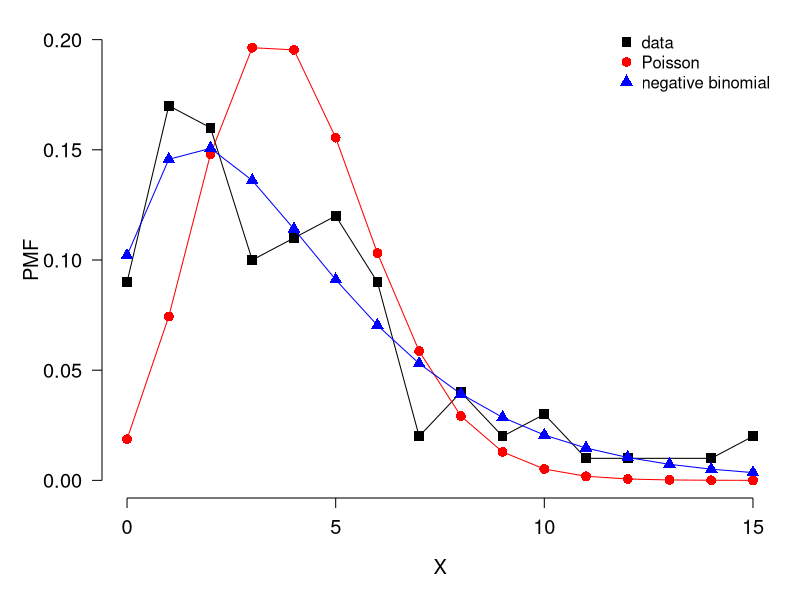
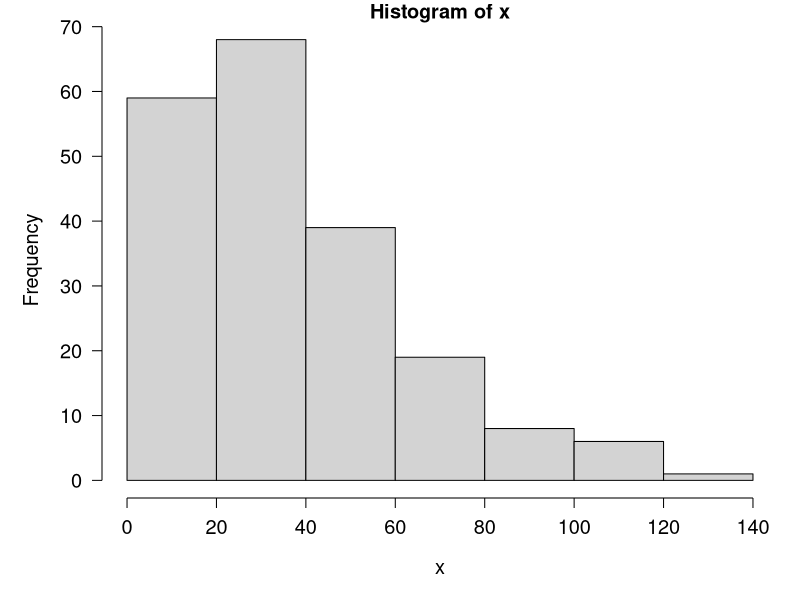
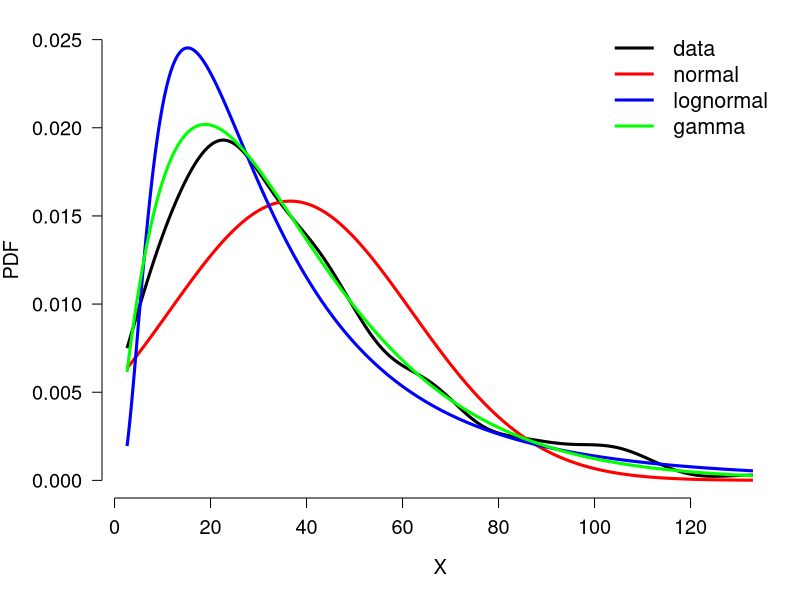
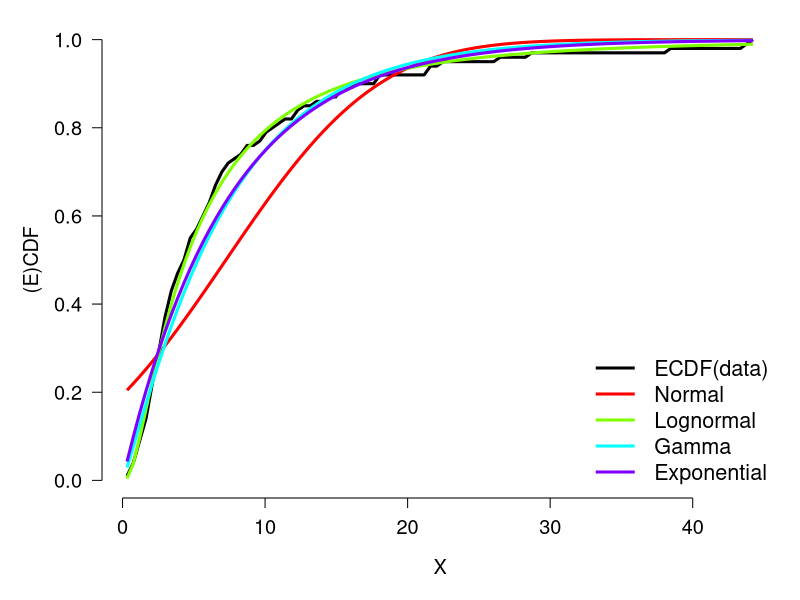
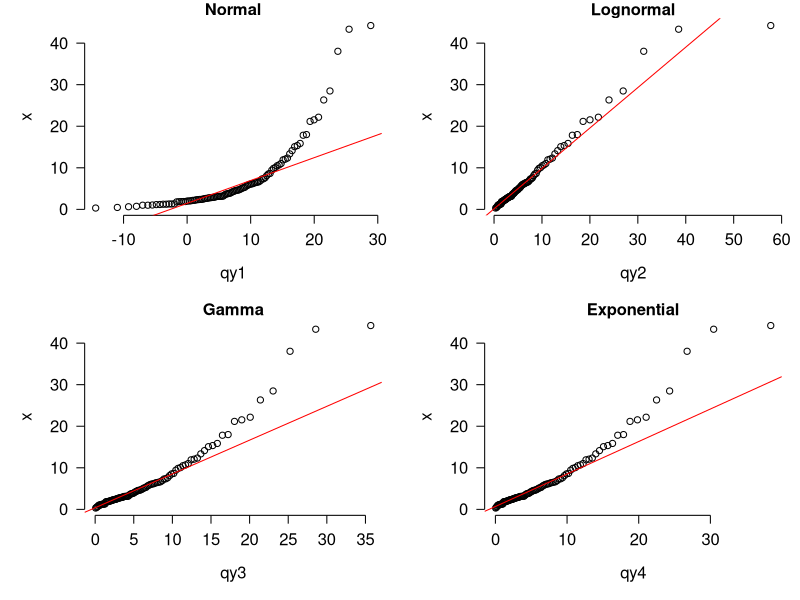
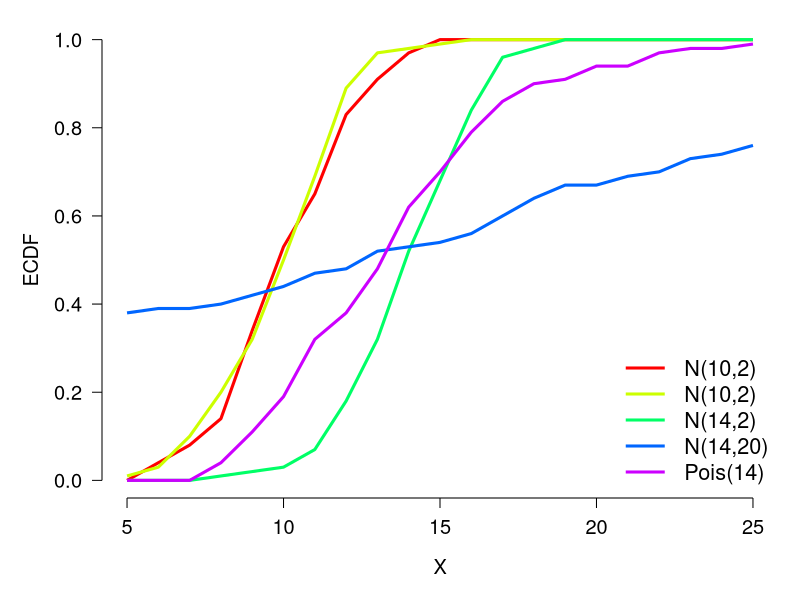
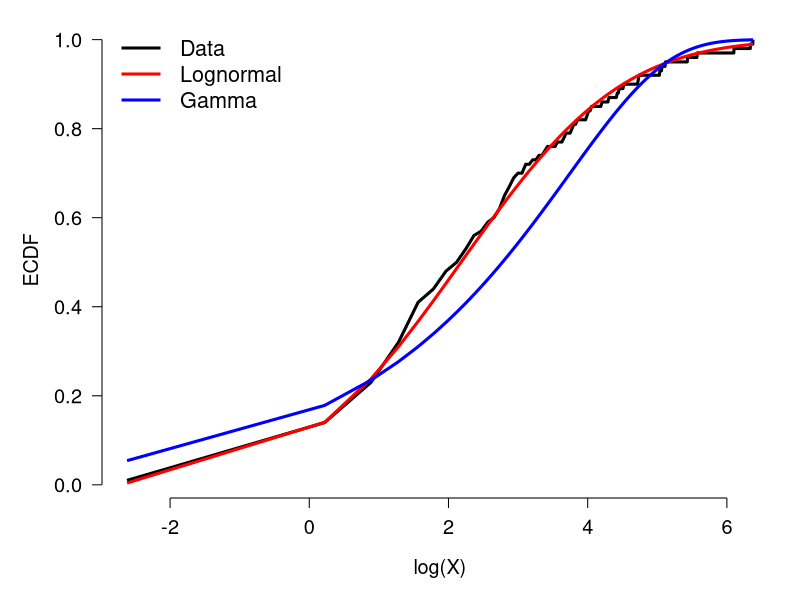

Write the R code that produced these figures, in order.
## ---- chunk 1
library(MASS)

set.seed(123)
n <- 50

# estimate parameters of a normal
x1 <- rnorm(n, 12, 2)
fitdistr(x1, "normal")
## ---- chunk 2
# estimate parameters of a poisson
x2 <- rpois(n, 8)
fitdistr(x2, "Poisson")
## ---- chunk 3
# estimate parameters of a geometric
x3 <- rgeom(n, 0.7)
fitdistr(x3, "geometric")
## ---- chunk 4
# estimate parameters of a beta
# unlike most distributions, need to 
# supply starting values
x4 <- rbeta(n, 2, 0.5)
fitdistr(x4, "beta", start=list(shape1=1, shape2=1))
## ---- chunk 5
# estimate parameters of a negative binomial
x5 <- rnbinom(n, 4, 0.2)
fitdistr(x5, "negative binomial")
## ---- chunk 6
set.seed(123)

# the counts:
x <- rnbinom(100, mu=4, size=2)

# fit parameters for poisson and negative binomial
f1 <- fitdistr(x, "Poisson")
f2 <- fitdistr(x, "negative binomial")

# calculate PMFs of candidate distributions across
# range of data
xx <- 0:max(x)
y1 <- dpois(xx, f1$estimate)
y2 <- dnbinom(xx, size=f2$estimate["size"],
              mu=f2$estimate["mu"])

# empirical PMF of counts
y3 <- table(x)/length(x)
plot.x <- as.numeric(names(y3))
plot.y <- as.numeric(y3)

# make plot
par(mfrow=c(1,1), mar=c(5.1, 5.1, 1.1, 1.1),
    las=1, lend=1, 
    cex.axis=1.2, cex.lab=1.2, bty="n")
plot(plot.x, plot.y, type="o", 
    pch=15, cex=1.3, ylim=c(0, 0.2),
    ylab="PMF", xlab="X")
points(xx, y1, type="o", pch=16, cex=1.3, col="red")
points(xx, y2, type="o", pch=17, cex=1.3, col="blue")
legend("topright", legend=c("data", "Poisson", "negative binomial"),
       pch=15:17, pt.cex=1.3,
       col=c("black", "red", "blue"), bty="n")
## ---- chunk 7
set.seed(123)

# the data:
x <- rgamma(200, shape=2, scale=20)
hist(x)
## ---- chunk 8
# fit parameters for poisson and negative binomial
f1 <- fitdistr(x, "normal")
f2 <- fitdistr(x, "lognormal")
f3 <- fitdistr(x, "gamma")

# calculate PMFs of candidate distributions across
# range of data
xx <- seq(min(x), max(x), length=1000)
y1 <- dnorm(xx, f1$estimate[1], f1$estimate[2])
y2 <- dlnorm(xx, f2$estimate[1], f2$estimate[2])
y3 <- dgamma(xx, shape=f3$estimate[1], rate=f3$estimate[2])

# empirical PDF of data
dx <- density(x, from=min(x), to=max(x))

# make plot
par(mfrow=c(1,1), mar=c(5.1, 5.1, 1.1, 1.1),
    las=1, lend=1, 
    cex.axis=1.2, cex.lab=1.2, bty="n")
plot(dx$x, dx$y,
    type="l", lwd=3, ylim=c(0, 0.025),
    ylab="", xlab="X")
title(ylab="PDF", line=4)
points(xx, y1, type="l", lwd=3, col="red")
points(xx, y2, type="l", lwd=3, col="blue")
points(xx, y3, type="l", lwd=3, col="green")
legend("topright", 
    legend=c("data", "normal", "lognormal", "gamma"),
    lwd=3, col=c("black", "red", "blue", "green"),
    cex=1.3, bty="n")
## ---- chunk 9
set.seed(123)

# make the data:
x <- rlnorm(100, meanlog=log(4), sdlog=log(3))

# fit some distributions
f1 <- fitdistr(x, "normal")
f2 <- fitdistr(x, "lognormal")
f3 <- fitdistr(x, "gamma")
f4 <- fitdistr(x, "exponential")

# calculate density functions over domain of x
xx <- seq(min(x), max(x), length=100)
y1 <- pnorm(xx, f1$estimate["mean"], f1$estimate["sd"])
y2 <- plnorm(xx, f2$estimate["meanlog"], f2$estimate["sdlog"])
y3 <- pgamma(xx,
             shape=f3$estimate["shape"], 
             rate=f3$estimate["rate"])
y4 <- pexp(xx, rate=f4$estimate["rate"])

# ecdf of data
y5 <- ecdf(x)(xx)

# fancy plot
cols <- c("black", rainbow(4))
par(mfrow=c(1,1), mar=c(5.1, 5.1, 1.1, 1.1),
    las=1, lend=1, 
    cex.axis=1.2, cex.lab=1.2, bty="n")
plot(xx, y5, type="l", lwd=3, xlab="X",
    ylab="(E)CDF", ylim=c(0,1), col=cols[1])
points(xx, y1, type="l", lwd=3, col=cols[2])
points(xx, y2, type="l", lwd=3, col=cols[3])
points(xx, y3, type="l", lwd=3, col=cols[4])
points(xx, y4, type="l", lwd=3, col=cols[5])
legend("bottomright", 
    legend=c("ECDF(data)", "Normal", "Lognormal", "Gamma", "Exponential"), 
    lwd=3, col=cols, bty="n", cex=1.3)
## ---- chunk 10
set.seed(123)

# true distribution: lognormal
n <- 100
x <- rlnorm(n, meanlog=log(4), sdlog=log(3))

# estimate distributional parameters
f1 <- fitdistr(x, "normal")
f2 <- fitdistr(x, "lognormal")
f3 <- fitdistr(x, "gamma")
f4 <- fitdistr(x, "exponential")

# quantiles of reference distribution
qx <- ppoints(n)

# define functions to draw from each reference distribution
dfun1 <- function(p){qnorm(p, f1$estimate[1], f1$estimate[2])}
dfun2 <- function(p){qlnorm(p, f2$estimate[1], f2$estimate[2])}
dfun3 <- function(p){qgamma(p, shape=f3$estimate[1],
                            rate=f3$estimate[2])}
dfun4 <- function(p){qexp(p, f4$estimate)}

# get values at each reference quantile
qy1 <- dfun1(qx)
qy2 <- dfun2(qx)
qy3 <- dfun3(qx)
qy4 <- dfun4(qx)

# make plot
par(mfrow=c(2,2), mar=c(5.1, 5.1, 1.1, 1.1),
    las=1, lend=1, 
    cex.axis=1.2, cex.lab=1.2, bty="n")
qqplot(qy1, x, main="Normal")
qqline(x, distribution=dfun1, col="red")
qqplot(qy2, x, main="Lognormal")
qqline(x, distribution=dfun2, col="red")
qqplot(qy3, x, main="Gamma")
qqline(x, distribution=dfun3, col="red")
qqplot(qy4, x, main="Exponential")
qqline(x, distribution=dfun4, col="red")
## ---- chunk 11
set.seed(123)
x1 <- rnorm(20)
shapiro.test(x1)
## ---- chunk 12
x2 <- rpois(20, 10)
shapiro.test(x2)
## ---- chunk 13
x3 <- runif(20)
shapiro.test(x3)
## ---- chunk 14
x4 <- runif(100)
shapiro.test(x4)
## ---- chunk 15
n <- 1e2
x1 <- rnorm(n, 10, 2)
x2 <- rnorm(n, 10, 2)
x3 <- rnorm(n, 14, 2)
x4 <- rnorm(n, 14, 20)
x5 <- rpois(n, 14)

# run KS tests:
ks.test(x1, x2)
## ---- chunk 16
ks.test(x1, x3)
## ---- chunk 17
ks.test(x3, x4)
## ---- chunk 18
ks.test(x3, x5)
## ---- chunk 19
# make a plot
xx <- 5:25
y1 <- ecdf(x1)(xx)
y2 <- ecdf(x2)(xx)
y3 <- ecdf(x3)(xx)
y4 <- ecdf(x4)(xx)
y5 <- ecdf(x5)(xx)

cols <- rainbow(5)
par(mfrow=c(1,1), mar=c(5.1, 5.1, 1.1, 1.1),
    bty="n", las=1, lend=1,
    cex.axis=1.2, cex.lab=1.2)
plot(xx, y1, type="l", lwd=3,
     xlab="X", ylab="ECDF", col=cols[1])
points(xx, y2, type="l", lwd=3, col=cols[2])
points(xx, y3, type="l", lwd=3, col=cols[3])
points(xx, y4, type="l", lwd=3, col=cols[4])
points(xx, y5, type="l", lwd=3, col=cols[5])
legend("bottomright", 
  legend=c("N(10,2)", "N(10,2)", 
              "N(14,2)", "N(14,20)", "Pois(14)"),
  lwd=3, col=cols, bty="n", cex=1.3)
## ---- chunk 20
# random number seed
set.seed(123)

# generate data
x1 <- rlnorm(100, 2, 2)

# estimate moments
fit1 <- fitdistr(x1, "lognormal")
fit2 <- fitdistr(x1, "gamma")
## ---- chunk 21
ks.test(x1, "plnorm", fit1$estimate[1], fit1$estimate[2])
## ---- chunk 22
ks.test(x1, "pgamma", shape=fit2$estimate[1],
        rate=fit2$estimate[2])
## ---- chunk 23
# plot x1 and its theoretical distribution
xx <- seq(min(x1), max(x1), length=500)
y1 <- ecdf(x1)(xx)
y2 <- plnorm(xx, fit1$estimate[1], fit1$estimate[2])
y3 <- pgamma(xx, shape=fit2$estimate[1], rate=fit2$estimate[2])

par(mfrow=c(1,1), mar=c(5.1, 5.1, 1.1, 1.1), bty="n", 
    las=1, lend=1, cex.axis=1.2, cex.lab=1.2)
plot(log(xx), y1, type="l", lwd=3, xlab="log(X)", ylab="ECDF")
points(log(xx), y2, type="l", lwd=3, col="red")
points(log(xx), y3, type="l", lwd=3, col="blue")
legend("topleft",
       legend=c("Data", "Lognormal", "Gamma"),
       lwd=3,
       col=c("black", "red", "blue"),
       bty="n",
       cex=1.3)
